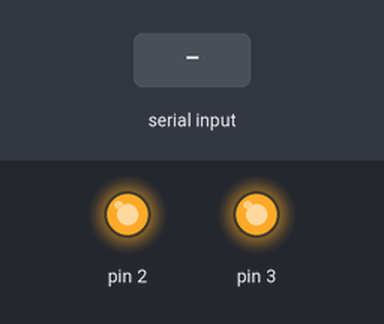
Bench run of a sketch on a simulated Arduino Uno, built with avr-gcc and run on an emulated ATmega328P. On the bench: output pins drawn as LEDs (lit = HIGH). The inputs (shaded band) are chosen by the test bench.

Above: at 1.2 s.
1.3 s: "1" received over Serial
At 1.6 s:
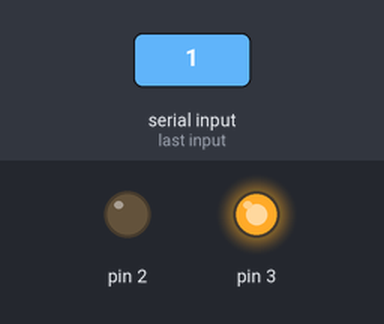
2.8 s: "3" received over Serial
At 4.0 s:
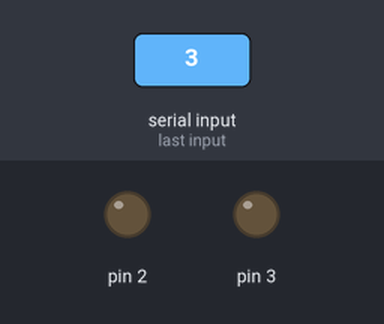
4.3 s: "2" received over Serial
At 5.1 s:
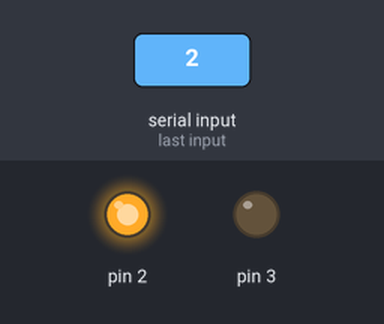
5.8 s: "4" received over Serial
At 6.2 s:
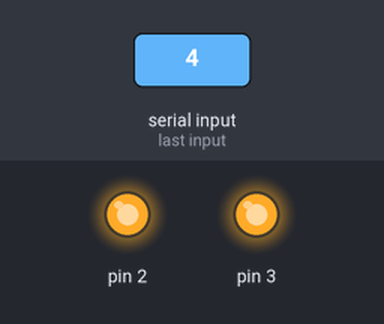
Timing chart, 0 to 8.3 s (numbered marks = the images above; inputs shaded):
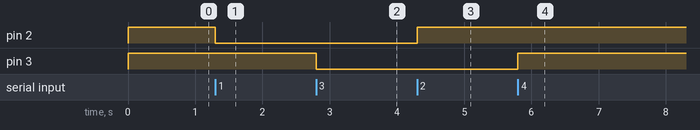

The sketch:

Bluetooth_Remote_Using_Arduino.ino
```cpp
char data = 0;
void setup()
{
  Serial.begin(9600);
  pinMode(2, OUTPUT);
  pinMode(3, OUTPUT);
  digitalWrite(2, HIGH);
  digitalWrite(3, HIGH);
}
void loop()
{
  if(Serial.available() > 0)
  {
    data = Serial.read();
    if(data == '1'){
    digitalWrite(2, LOW);
    }
    else if(data == '2'){
    digitalWrite(2, HIGH);
    }

    else if(data == '3'){
    digitalWrite(3, LOW);
    }
    else if(data == '4'){
    digitalWrite(3, HIGH);
    }
    }
}
```

Measured:
- after the input at 1.3 s, pin 2: HIGH → LOW at once
- after the input at 2.8 s, pin 3: HIGH → LOW at once
- after the input at 4.3 s, pin 2: LOW → HIGH at once
- after the input at 5.8 s, pin 3: LOW → HIGH at once
